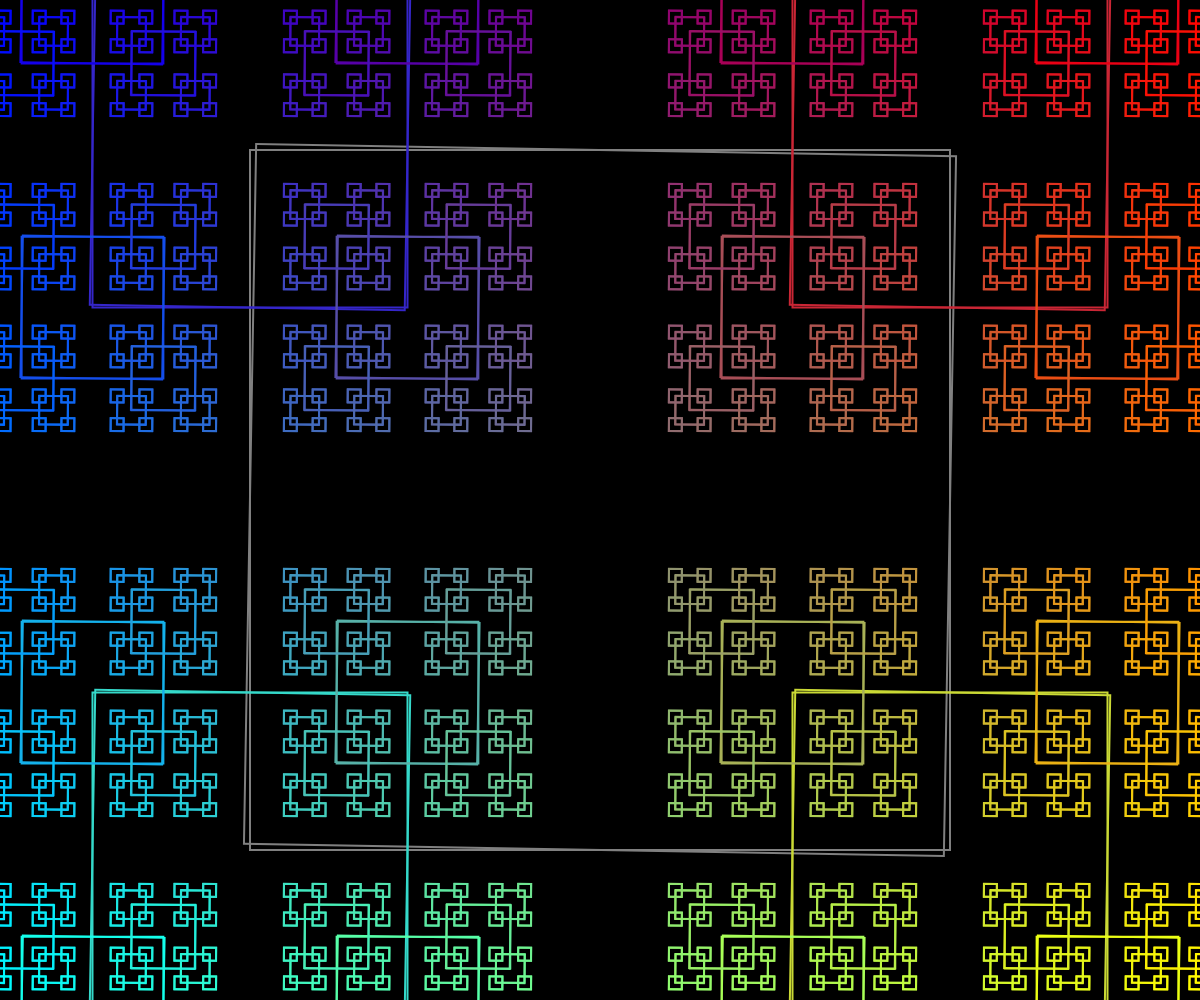
Frame 1 (no input)
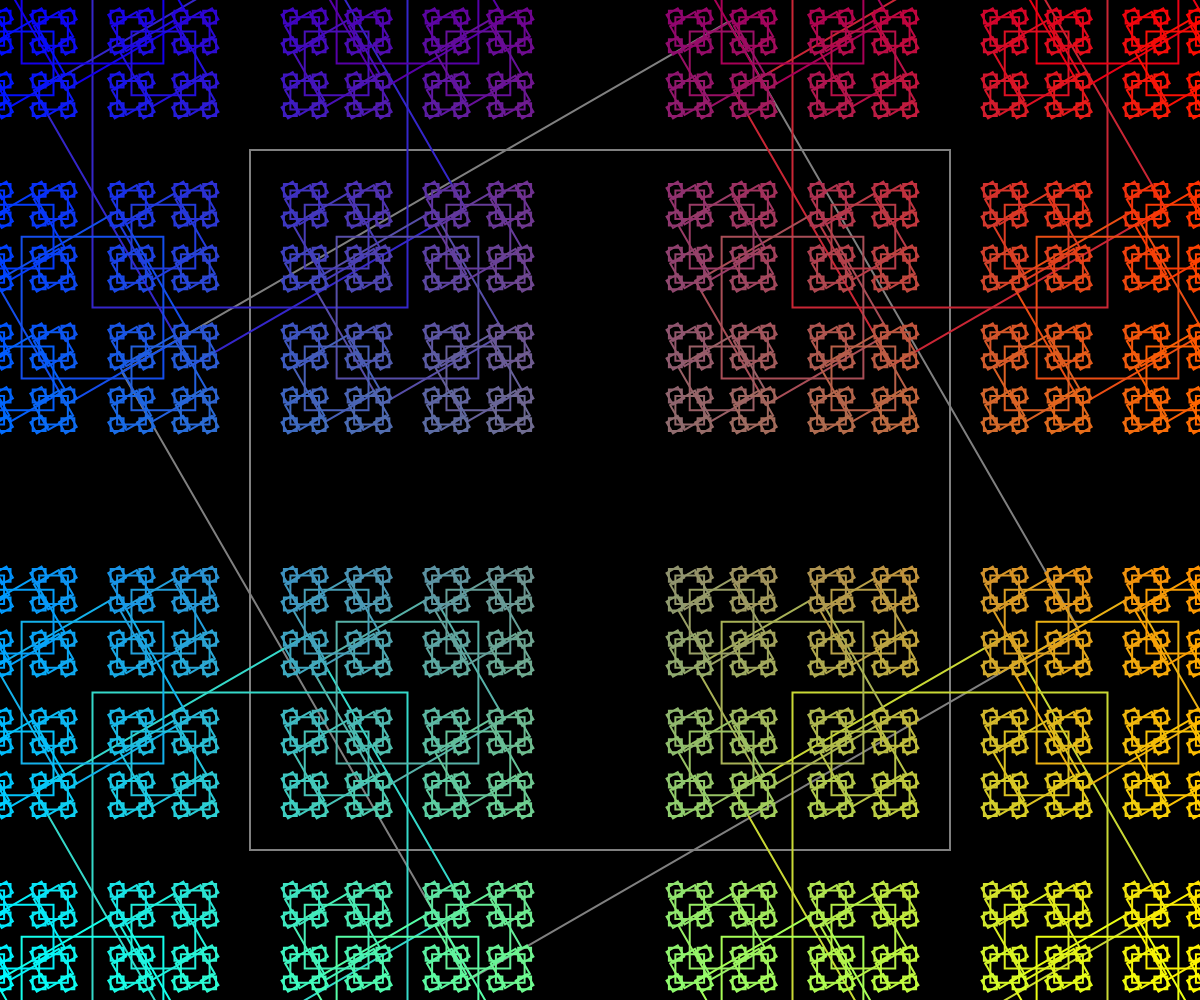
Frame 60 (no input)
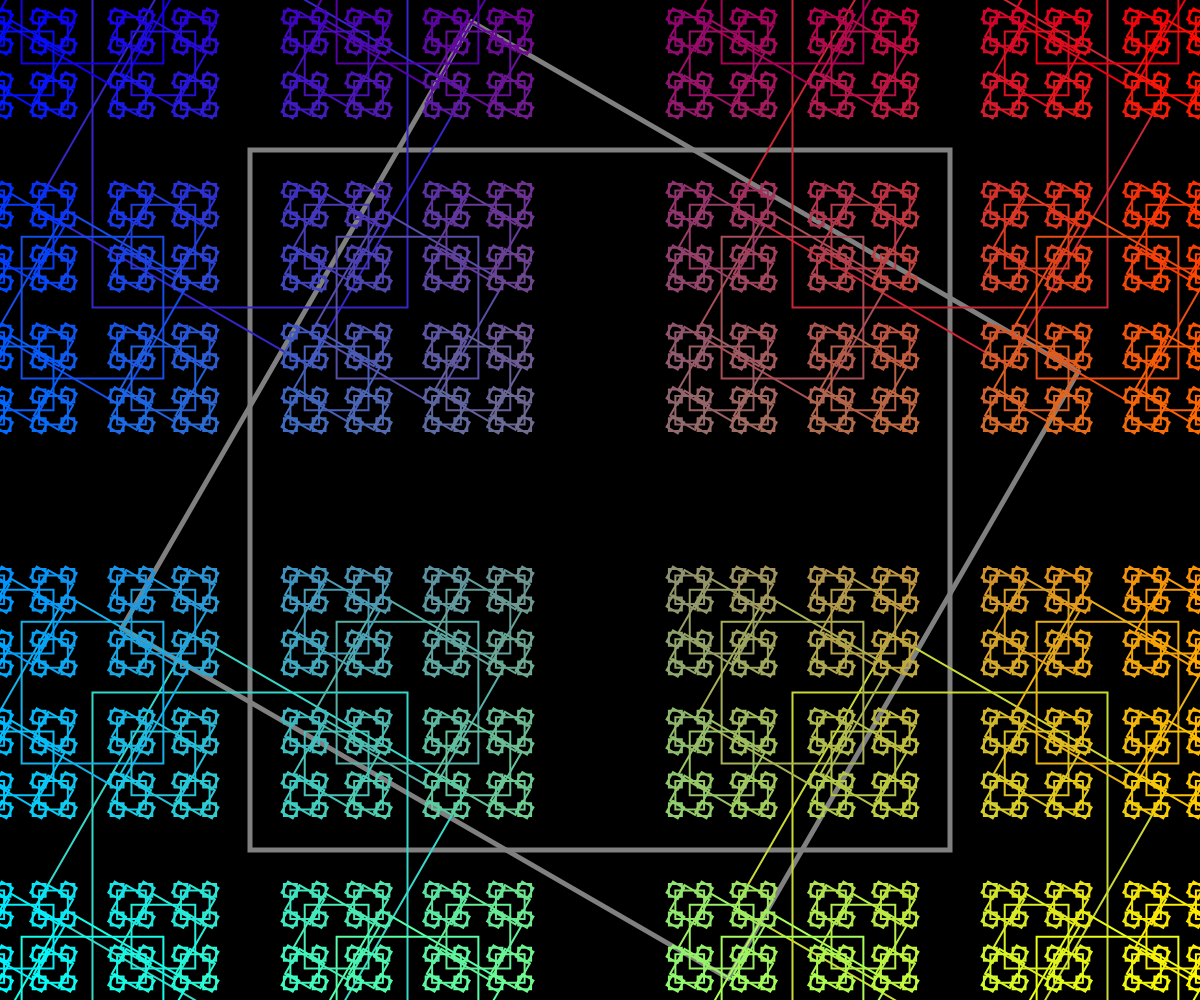
Frame 120 (the mouse pressed at the canvas centre since frame 60)

The p5.js sketch that drew these frames (run headless with seeded random() and noise() and a simulated clock; from frame 60 on, the mouse is pressed at the canvas centre):

// p5.js sketch
// ── sketch.js
// Visual Recursion
// Miki Hoang
// April 29, 2026


function setup() {
  createCanvas(windowWidth, windowHeight);
}

function draw() {
  background(0);
  // centerCircle(width/2, height/2, width);
  // circleFractal(width/2, height/2, 700);
  luckySquare(width/2, height/2, 700);
}

function luckySquare(x, y, s){
  rectMode(CENTER);
  noFill();

  if(s > 10){
    let r = map(x, 0, width, 0, 255);
    let g = map(y, 0, height, 0, 255);
    let b = map(x, 0, width, 255, 0);
    stroke(r, g, b);

    if(dist(x, y, mouseX, mouseY)<=s/2){
      strokeWeight(5);
    }
    else strokeWeight(2);

    push();
    translate(x,y);
    rotate(radians(frameCount));
    square(0,0,s);
    pop();

    square(x, y, s);
    luckySquare(x - s/2, y - s/2, s*0.45);
    luckySquare(x + s/2, y - s/2, s*0.45);
    luckySquare(x - s/2, y + s/2, s*0.45);
    luckySquare(x + s/2, y + s/2, s*0.45);
  }

}

function circleFractal(x, y, d){
  // This better be good
  noFill();
  if(d > 1){
    circle(x, y, d);
    circleFractal(x - d/2, y, d/2);
    circleFractal(x + d/2, y, d/2);
    circleFractal(x, y + d/2, d/2);
  }
}

function centerCircle(x, y, d){
  // Recursively draw concentric circles

  // Base case...implicit
  if(d > 10){
    // Recursive case
    circle(x, y, d);
    centerCircle(x, y, d * 0.95);
  }

  // If recursive case is skipped, we unravel one level (base case)
}
